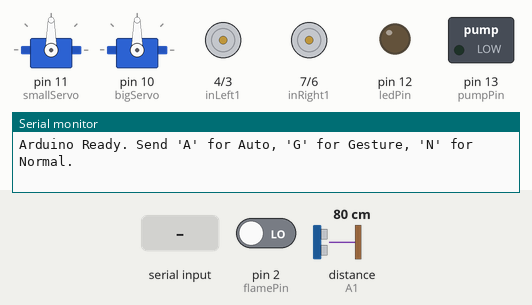
A sketch run on a simulated Arduino Uno, built with avr-gcc and run on an emulated ATmega328P. Shown: 2 × servo, motor-driver pin pairs drawn as motors (green arrow = first pin HIGH = forward, orange = second pin HIGH = backward, longer = more drive, scaled by the enable pin), switched loads named in the sketch (green lamp = pin HIGH), output pins drawn as LEDs (lit = HIGH), the last lines printed to the serial monitor. Inputs (shaded band) come from the test bench; at power-on: pin 2 (flamePin) LOW, distance to the obstacle (sensor on A1) 80 cm. The echo pulse lasts 58.3 µs per cm; pins used as bus, display or sensor lines are not drawn.

Above: at 1.2 s.
1.3 s: "A" received over Serial
At 4.6 s:
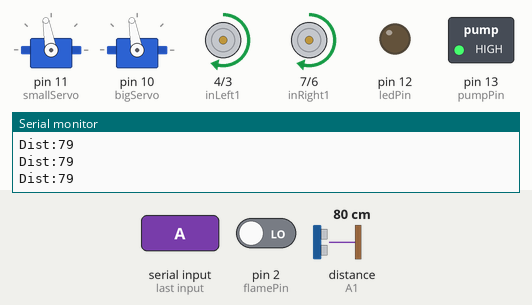
4.8 s: pin 2 (flamePin) driven HIGH
At 5.4 s:
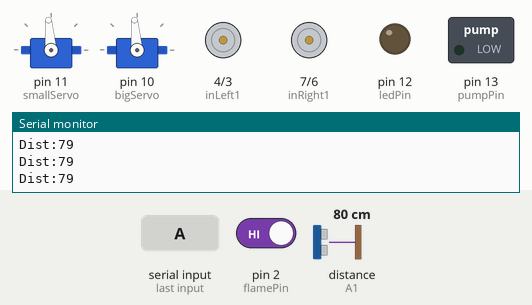
8.3 s: pin 2 (flamePin) driven LOW
At 11.6 s:
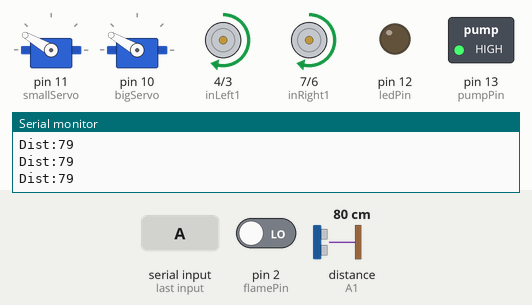
11.8 s: distance to the obstacle (sensor on A1) set to 33 cm
13.3 s: distance to the obstacle (sensor on A1) set to 29 cm
At 14.5 s:
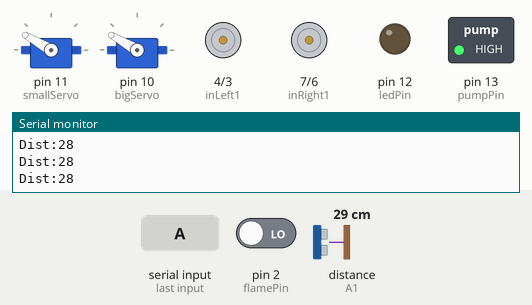
14.8 s: distance to the obstacle (sensor on A1) set to 18 cm
16.3 s: distance to the obstacle (sensor on A1) set to 14 cm
At 16.7 s:
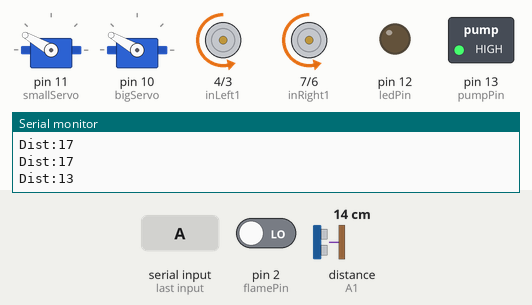
Timing chart, 0 to 20.8 s (numbered marks = the images above; inputs shaded):
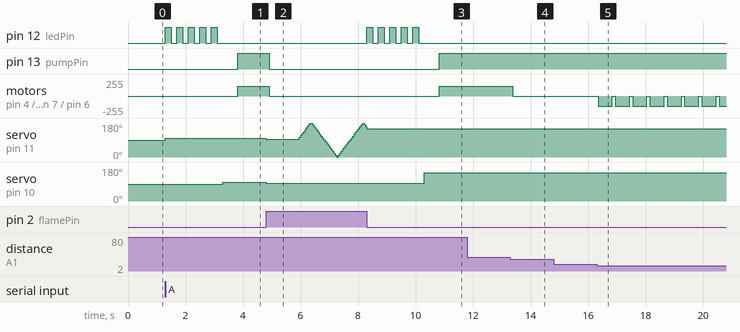

Measured:
- the behaviour switches between 32 and 31 cm on distance to the obstacle (sensor on A1) (found by bisection; images 3 and 4)
- the behaviour switches between 16 and 15 cm on distance to the obstacle (sensor on A1) (found by bisection; images 4 and 5)
- after the input at 1.3 s, pin 12 (ledPin): alternates HIGH for 0.20 s and LOW for 0.20 s, 10 changes in all, then stays LOW, starting at once; pin 13 (pumpPin): LOW → HIGH after 2.5 s
- after the input at 8.3 s, pin 12 (ledPin): alternates HIGH for 0.20 s and LOW for 0.20 s, 10 changes in all, then stays LOW, starting at once; pin 13 (pumpPin): LOW → HIGH after 2.5 s
- after the input at 13.3 s, motor on pin 4 (inLeft1) / pin 3 (inLeft2), motor on pin 7 (inRight1) / pin 6 (inRight2): forward 150/255 → stopped after 0.09 s
- after the input at 16.3 s, motor on pin 4 (inLeft1) / pin 3 (inLeft2), motor on pin 7 (inRight1) / pin 6 (inRight2): alternates backward 150/255 for 0.50 s and stopped for 0.10 s, starting after 0.05 s

The sketch:

code.ino
```cpp
#include <Servo.h>

// Servo objects
Servo smallServo;  // Scans flame sensor
Servo bigServo;    // Directs pump nozzle

// Motor pins (L293D)
const int enLeft = 5;   // PWM for left motors
const int inLeft1 = 4;  // Left motor forward
const int inLeft2 = 3;  // Left motor backward
const int enRight = 9;  // PWM for right motors
const int inRight1 = 7; // Right motor forward
const int inRight2 = 6; // Right motor backward

// Sensor pins
const int flamePin = 2;   // Flame sensor digital out (assuming active LOW)
const int trigPin = A0;   // Ultrasonic trigger
const int echoPin = A1;   // Ultrasonic echo
const int soilPin = A2;   // Soil moisture analog

// Output pins
const int ledPin = 12;    // Red LED for flame detection
const int pumpPin = 13;   // Relay for pump control

// Variables
int scanPos = 90;         // Small servo position (center)
char mode = 'N';          // Default: Normal mode
unsigned long lastSoil = 0; // Last soil reading time
unsigned long lastDist = 0; // Last distance send time

// Get distance from ultrasonic sensor (cm)
long getDistance() {
  digitalWrite(trigPin, LOW);
  delayMicroseconds(2);
  digitalWrite(trigPin, HIGH);
  delayMicroseconds(10);
  digitalWrite(trigPin, LOW);
  long duration = pulseIn(echoPin, HIGH, 30000); // Timeout ~5m
  if (duration == 0) return 400; // Max range if no echo
  return duration * 0.034 / 2;
}

// Motor control functions
void stopMotors() {
  analogWrite(enLeft, 0);
  analogWrite(enRight, 0);
  digitalWrite(inLeft1, LOW);
  digitalWrite(inLeft2, LOW);
  digitalWrite(inRight1, LOW);
  digitalWrite(inRight2, LOW);
}

void moveForward() {
  long dist = getDistance();
  if (dist < 20) { // Stop if obstacle <20cm
    stopMotors();
    return;
  }
  digitalWrite(inLeft1, HIGH);
  digitalWrite(inLeft2, LOW);
  digitalWrite(inRight1, HIGH);
  digitalWrite(inRight2, LOW);
  analogWrite(enLeft, 150);  // PWM speed (0-255)
  analogWrite(enRight, 150);
}

void moveBackward() {
  digitalWrite(inLeft1, LOW);
  digitalWrite(inLeft2, HIGH);
  digitalWrite(inRight1, LOW);
  digitalWrite(inRight2, HIGH);
  analogWrite(enLeft, 150);
  analogWrite(enRight, 150);
}

void turnLeft() {
  digitalWrite(inLeft1, LOW);
  digitalWrite(inLeft2, HIGH);
  digitalWrite(inRight1, HIGH);
  digitalWrite(inRight2, LOW);
  analogWrite(enLeft, 150);
  analogWrite(enRight, 150);
}

void turnRight() {
  digitalWrite(inLeft1, HIGH);
  digitalWrite(inLeft2, LOW);
  digitalWrite(inRight1, LOW);
  digitalWrite(inRight2, HIGH);
  analogWrite(enLeft, 150);
  analogWrite(enRight, 150);
}

void activatePump() {
  digitalWrite(pumpPin, HIGH); // Relay on (adjust if active LOW)
}

void deactivatePump() {
  digitalWrite(pumpPin, LOW);
}

void setup() {
  // Initialize serial
  Serial.begin(9600);

  // Motor pins
  pinMode(enLeft, OUTPUT);
  pinMode(inLeft1, OUTPUT);
  pinMode(inLeft2, OUTPUT);
  pinMode(enRight, OUTPUT);
  pinMode(inRight1, OUTPUT);
  pinMode(inRight2, OUTPUT);

  // Sensor pins
  pinMode(flamePin, INPUT);
  pinMode(trigPin, OUTPUT);
  pinMode(echoPin, INPUT);
  pinMode(soilPin, INPUT);

  // Output pins
  pinMode(ledPin, OUTPUT);
  pinMode(pumpPin, OUTPUT);
  digitalWrite(pumpPin, LOW); // Pump off

  // Servos
  smallServo.attach(11);
  bigServo.attach(10);
  smallServo.write(90);      // Center scanning servo
  bigServo.write(90);        // Center nozzle servo

  // Initial state
  stopMotors();
  Serial.println("Arduino Ready. Send 'A' for Auto, 'G' for Gesture, 'N' for Normal.");
}

void loop() {
  // Handle serial commands
  if (Serial.available() > 0) {
    char cmd = Serial.read();
    if (cmd == 'A' || cmd == 'G' || cmd == 'N') {
      mode = cmd;
      Serial.println(String("Mode: ") + mode);
      if (mode != 'A') {
        smallServo.write(90); // Reset scan in non-Auto modes
        stopMotors();
        deactivatePump();
      }
    } else if (mode != 'A') { // Process commands in Gesture/Normal modes
      switch (cmd) {
        case 'F': moveForward(); break;
        case 'B': moveBackward(); break;
        case 'L': turnLeft(); break;
        case 'R': turnRight(); break;
        case 'S': stopMotors(); break;
        case 'P': activatePump(); break;
        default: break; // Ignore invalid commands
      }
    } else if (cmd == 'D') { // Send distance on request
      long dist = getDistance();
      Serial.println("Dist:" + String(dist));
    }
  }

  // Send soil moisture every 5 seconds
  if (millis() - lastSoil >= 5000) {
    int soil = analogRead(soilPin);
    Serial.println("Soil:" + String(soil));
    lastSoil = millis();
  }

  // Auto mode: Scan for flames and follow
  if (mode == 'A') {
    static int direction = 10; // Scan direction (+10 or -10)
    scanPos += direction;
    if (scanPos >= 180 || scanPos <= 0) {
      direction = -direction; // Reverse at limits
      scanPos = constrain(scanPos, 0, 180);
    }
    smallServo.write(scanPos);

    if (digitalRead(flamePin) == LOW) { // Flame detected (adjust if HIGH)
      // Blink LED 5 times
      for (int i = 0; i < 5; i++) {
        digitalWrite(ledPin, HIGH);
        delay(200);
        digitalWrite(ledPin, LOW);
        delay(200);
      }

      // Aim nozzle
      bigServo.write(scanPos);
      delay(500); // Stabilize servo

      // Follow flame using ultrasonic for distance
      while (digitalRead(flamePin) == LOW) {
        long dist = getDistance();
        Serial.println("Dist:" + String(dist)); // Send distance

        if (dist > 30) { // Too far, move forward
          moveForward();
        } else if (dist < 15) { // Too close, back up
          moveBackward();
          delay(500);
          stopMotors();
        } else {
          stopMotors();
        }

        // Spray water continuously while flame detected
        activatePump();

        // Adjust direction if needed (simple: re-scan slightly)
        if (dist > 10 && dist < 100) {
          // Fine-tune scanPos based on flame persistence
          if (digitalRead(flamePin) == HIGH) { // Lost flame, adjust
            scanPos += (direction > 0 ? -5 : 5);
            smallServo.write(scanPos);
            bigServo.write(scanPos);
          }
        }

        delay(100); // Loop delay for responsiveness
      }

      // Flame extinguished
      deactivatePump();
      stopMotors();
      delay(1000); // Wait before resuming scan
    }
    delay(50); // Smoother scanning
  }
}
```
